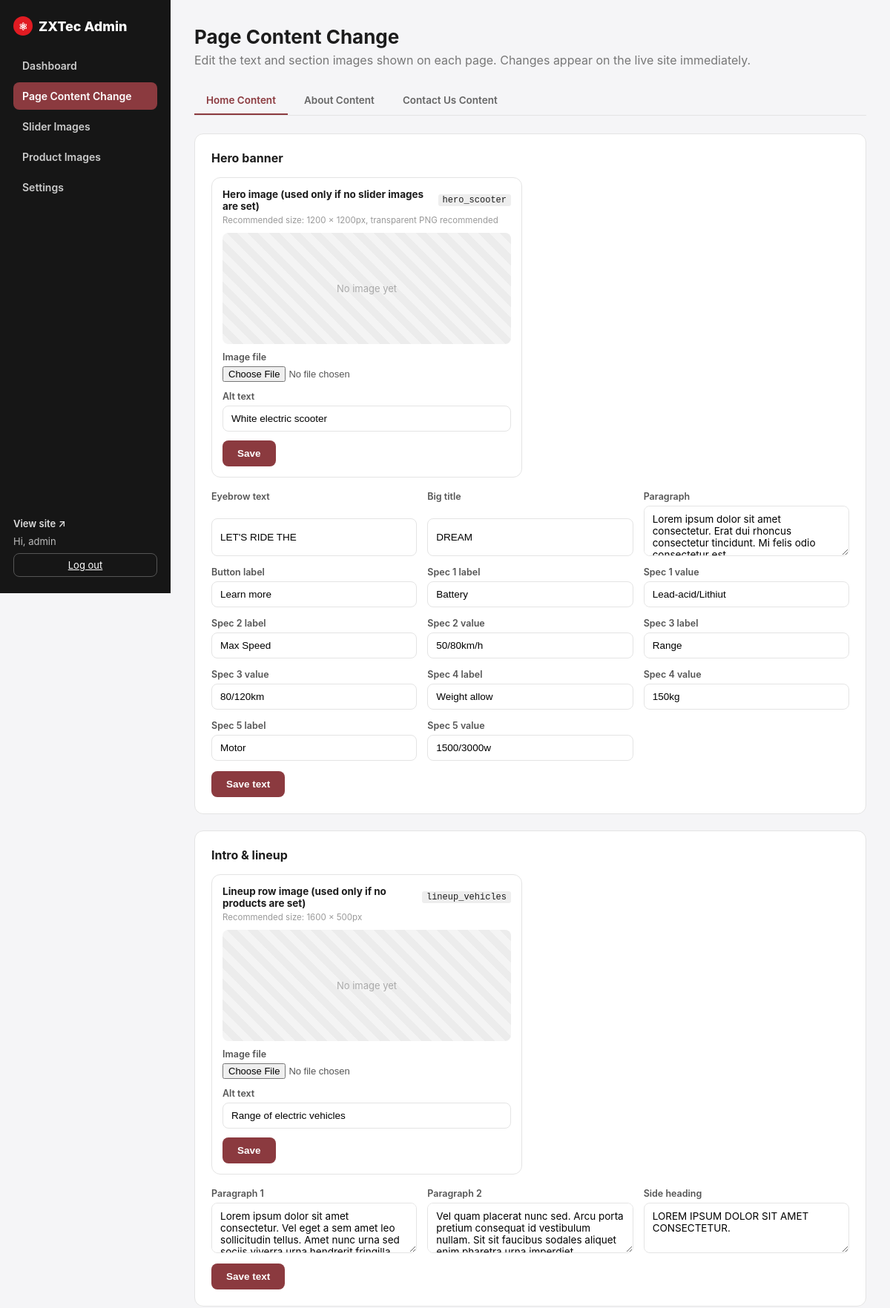
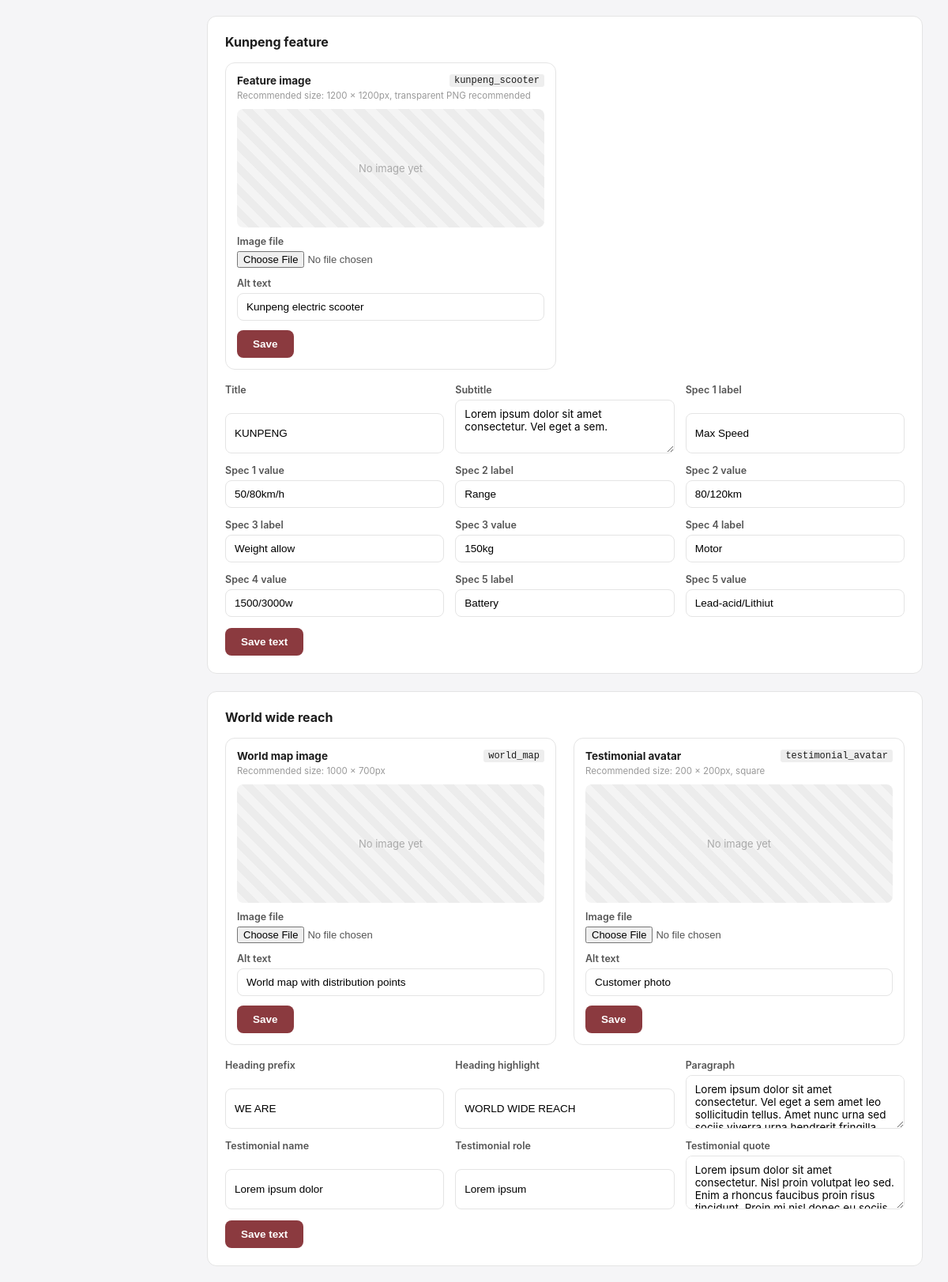
/admin/content.php (signed in, upper part), run on the app's committed database (2 pictures, top to bottom).
### tables this page shows
CREATE TABLE IF NOT EXISTS images (
    id INT AUTO_INCREMENT PRIMARY KEY,
    slot VARCHAR(64) NOT NULL UNIQUE,    
    label VARCHAR(128) NOT NULL,         
    filename VARCHAR(255) DEFAULT NULL,  
    alt_text VARCHAR(255) DEFAULT '',
    updated_at TIMESTAMP DEFAULT CURRENT_TIMESTAMP ON UPDATE CURRENT_TIMESTAMP
);

### includes/db.php (called while the page is built, shortened)
<?php
function db(): PDO
{
    static $pdo = null;
    if ($pdo === null) {
        if (DB_SOCKET !== '') {
            $dsn = 'mysql:unix_socket=' . DB_SOCKET . ';dbname=' . DB_NAME . ';charset=utf8mb4';
        } else {
            $dsn = 'mysql:host=' . DB_HOST . ';port=' . DB_PORT . ';dbname=' . DB_NAME . ';charset=utf8mb4';
        }
        $pdo = new PDO($dsn, DB_USER, DB_PASS, [
            PDO::ATTR_ERRMODE            => PDO::ERRMODE_EXCEPTION,
            PDO::ATTR_DEFAULT_FETCH_MODE => PDO::FETCH_ASSOC,
            PDO::ATTR_EMULATE_PREPARES   => false,
        ]);
    }
    return $pdo;
}
function all_images(): array
{
    $rows = db()->query('SELECT * FROM images ORDER BY id')->fetchAll();
    $out = [];
    foreach ($rows as $r) {
        $out[$r['slot']] = $r;
    }
    return $out;
}
function e(?string $s): string
{
    return htmlspecialchars((string) $s, ENT_QUOTES, 'UTF-8');
}
function all_content(): array
{
    $rows = db()->query('SELECT * FROM content')->fetchAll();
    $out = [];
    foreach ($rows as $r) {
        $out[$r['content_key']] = $r['content_value'];
    }
    return $out;
}

### admin/content.php (the view, shortened to what this page needs)
<?php
require_once __DIR__ . '/layout.php';
$sections = content_field_sections();
$contentValues = all_content();
$images = all_images();
$pageTabs = [
    'home'    => 'Home Content',
    'about'   => 'About Content',
    'contact' => 'Contact Us Content',
];
$activePage = $_GET['page'] ?? 'home';
$visibleSections = array_filter($sections, static fn($s) => ($s['page'] ?? 'home') === $activePage);
?>
<p class="admin-lead">Edit the text and section images shown on each page. Changes appear on the live site immediately.</p>
<div class="tab-nav">
    <?php foreach ($pageTabs as $key => $label): ?>
        <a href="content.php?page=<?= e($key) ?>" class="<?= $key === $activePage ? 'is-active' : '' ?>"><?= e($label) ?></a>
    <?php endforeach; ?>
</div>
<?php foreach ($visibleSections as $section): ?>
    <div class="card">
        <h3><?= e($section['title']) ?></h3>
        <?php if (!empty($section['images'])): ?>
            <div class="image-grid image-grid-compact">
                <?php foreach ($section['images'] as $slot => $slotMeta): $img = $images[$slot] ?? null; ?>
                    <div class="image-card">
                        <div class="image-card-head">
                            <h4><?= e($slotMeta['label']) ?></h4>
                            <code><?= e($slot) ?></code>
                        </div>
                        <?php if (!empty($slotMeta['size'])): ?><p class="size-hint">Recommended size: <?= e($slotMeta['size']) ?></p><?php endif; ?>
                        <div class="preview">
                            <?php if ($img && $img['filename']): ?>
                                <img src="<?= e(UPLOAD_URL . '/' . rawurlencode($img['filename'])) ?>" alt="<?= e($img['alt_text'] ?? '') ?>">
                            <?php else: ?>
                                <div class="preview-empty">No image yet</div>
                            <?php endif; ?>
                        </div>
                        <form method="post" action="content.php?page=<?= e($activePage) ?>" enctype="multipart/form-data" class="image-form">
                            <label class="field">Image file
                                <input type="file" name="image" accept="image/*">
                            </label>
                            <label class="field">Alt text
                                <input type="text" name="alt_text" value="<?= e($img['alt_text'] ?? '') ?>">
                            </label>
                            <div class="image-actions">
                                <button type="submit" class="btn-primary">Save</button>
                            </div>
                        </form>
                    </div>
                <?php endforeach; ?>
            </div>
        <?php endif; ?>
        <form method="post" action="content.php?page=<?= e($activePage) ?>" class="content-fields">
            <?php foreach ($section['fields'] as $key => $meta): ?>
                <label class="field">
                    <?= e($meta['label']) ?>
                    <?php if ($meta['type'] === 'textarea'): ?>
                        <textarea name="<?= e($key) ?>" rows="3"><?= e($contentValues[$key] ?? '') ?></textarea>
                    <?php else: ?>
                        <input type="text" name="<?= e($key) ?>" value="<?= e($contentValues[$key] ?? '') ?>">
                    <?php endif; ?>
                </label>
            <?php endforeach; ?>
            <button type="submit" class="btn-primary">Save text</button>
        </form>
    </div>
<?php endforeach; ?>

### admin/admin.css (style rules this page uses)
:root { --maroon: #8B3A3F; --red: #E11B22; --ink: #161616; --line: #e4e4e4; --bg: #f5f5f7; }
* { box-sizing: border-box; }
body { margin: 0; font-family: "Inter", "Helvetica Neue", Arial, sans-serif; background: var(--bg); color: #1c1c1c; }
code { background: #eee; padding: 1px 6px; border-radius: 3px; font-size: 12px; }
.admin-lead { color: #777; margin: 0 0 26px; }
.card { background: #fff; border: 1px solid var(--line); border-radius: 12px; padding: 22px; margin-bottom: 22px; }
.card h3 { margin: 0 0 16px; font-size: 16px; }
.card h4 { margin: 0; font-size: 13.5px; }
.settings-form, .content-fields { display: grid; grid-template-columns: repeat(auto-fill, minmax(240px, 1fr)); gap: 14px; }
.content-fields { margin-top: 6px; }
.content-fields .btn-primary, .settings-form .btn-primary { grid-column: 1 / -1; justify-self: start; }
.field textarea { padding: 9px 11px; border: 1px solid var(--line); border-radius: 8px; font-size: 13.5px; font-family: inherit; resize: vertical; }
.image-grid { display: grid; grid-template-columns: repeat(auto-fill, minmax(300px, 1fr)); gap: 22px; }
.image-grid-compact { margin-bottom: 18px; }
.image-grid-compact .image-card { padding: 14px; gap: 10px; }
.size-hint { margin: -6px 0 0; font-size: 11.5px; color: #999; }
.tab-nav { display: flex; gap: 6px; border-bottom: 1px solid var(--line); margin-bottom: 24px; }
.tab-nav a { color: #666; text-decoration: none; font-weight: 600; font-size: 13.5px; padding: 10px 16px; border-bottom: 2px solid transparent; }
.tab-nav a.is-active { color: var(--maroon); border-bottom-color: var(--maroon); }
.image-card { background: #fff; border: 1px solid var(--line); border-radius: 12px; padding: 18px; display: flex; flex-direction: column; gap: 14px; }
.image-card-head { display: flex; align-items: center; justify-content: space-between; gap: 10px; }
.preview { background: repeating-linear-gradient(45deg,#f4f4f4,#f4f4f4 10px,#ececec 10px,#ececec 20px); border-radius: 8px; min-height: 150px; display: grid; place-items: center; overflow: hidden; }
.preview-empty { color: #aaa; font-size: 13px; }
.image-form { display: grid; gap: 12px; }
.field { display: grid; gap: 5px; font-size: 12.5px; font-weight: 600; color: #555; }
.field input[type=text] { padding: 9px 11px; border: 1px solid var(--line); border-radius: 8px; font-size: 13.5px; }
.field input[type=file] { font-size: 13px; }
.image-actions { display: flex; gap: 10px; }
.btn-primary { background: var(--maroon); color: #fff; border: 0; padding: 10px 20px; border-radius: 8px; font-weight: 600; font-size: 13.5px; cursor: pointer; }

### data on the page
images: alt_text "White electric scooter"
images: alt_text "Range of electric vehicles"
images: alt_text "Kunpeng electric scooter"
images: alt_text "World map with distribution points"
images: alt_text "Customer photo"

### other printed values
$item['label'] "Dashboard"
$item['label'] "Page Content Change"
$item['label'] "Slider Images"
$item['label'] "Product Images"
$item['label'] "Settings"
current_admin()['username'] "admin"
$title "Page Content Change"
$label "Home Content"
$label "About Content"
$label "Contact Us Content"
$section['title'] "Hero banner"
$slotMeta['label'] "Hero image (used only if no slider images are set)"
$slot "hero_scooter"
$slotMeta['size'] "1200 × 1200px, transparent PNG recommended"
$meta['label'] "Eyebrow text"
